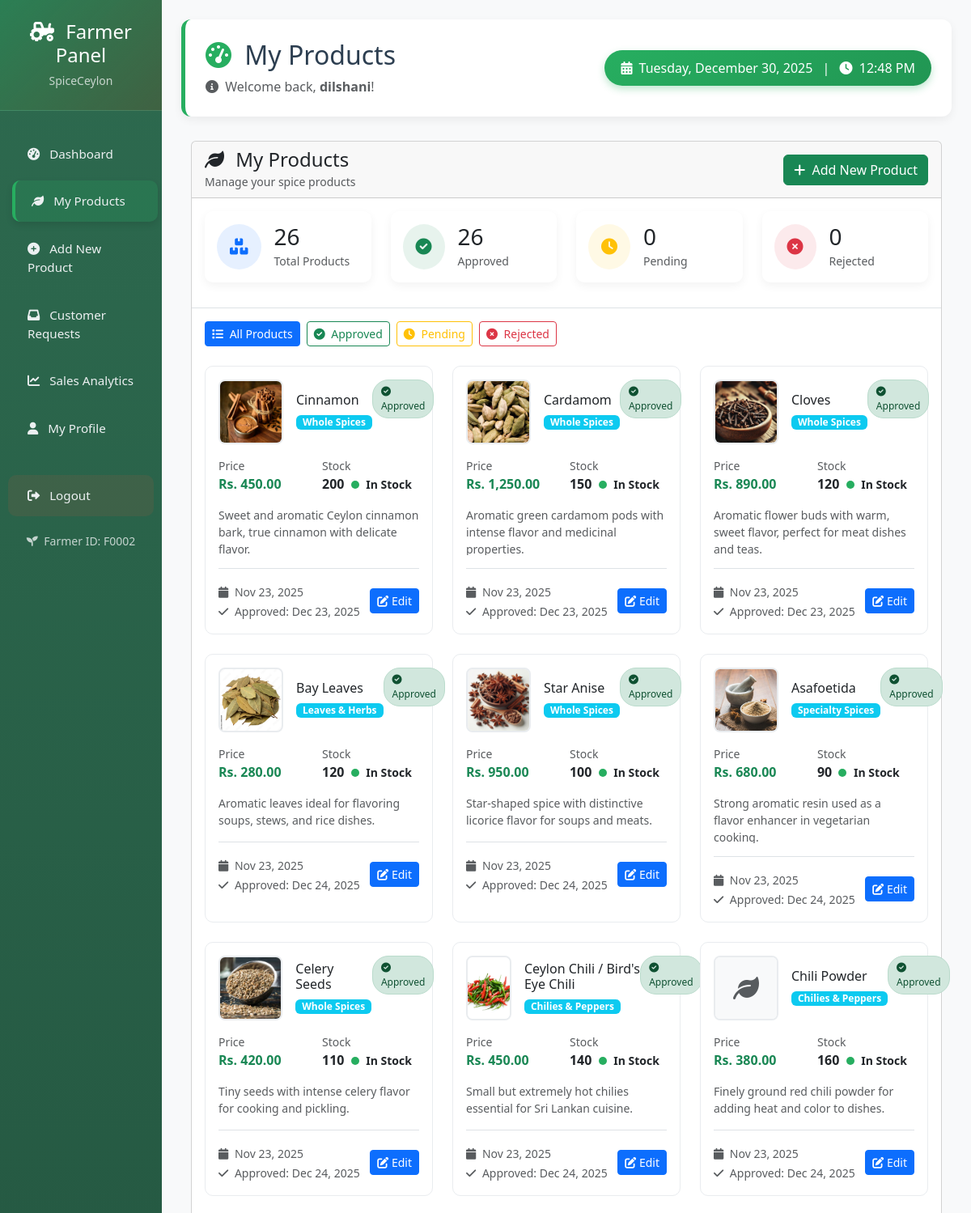
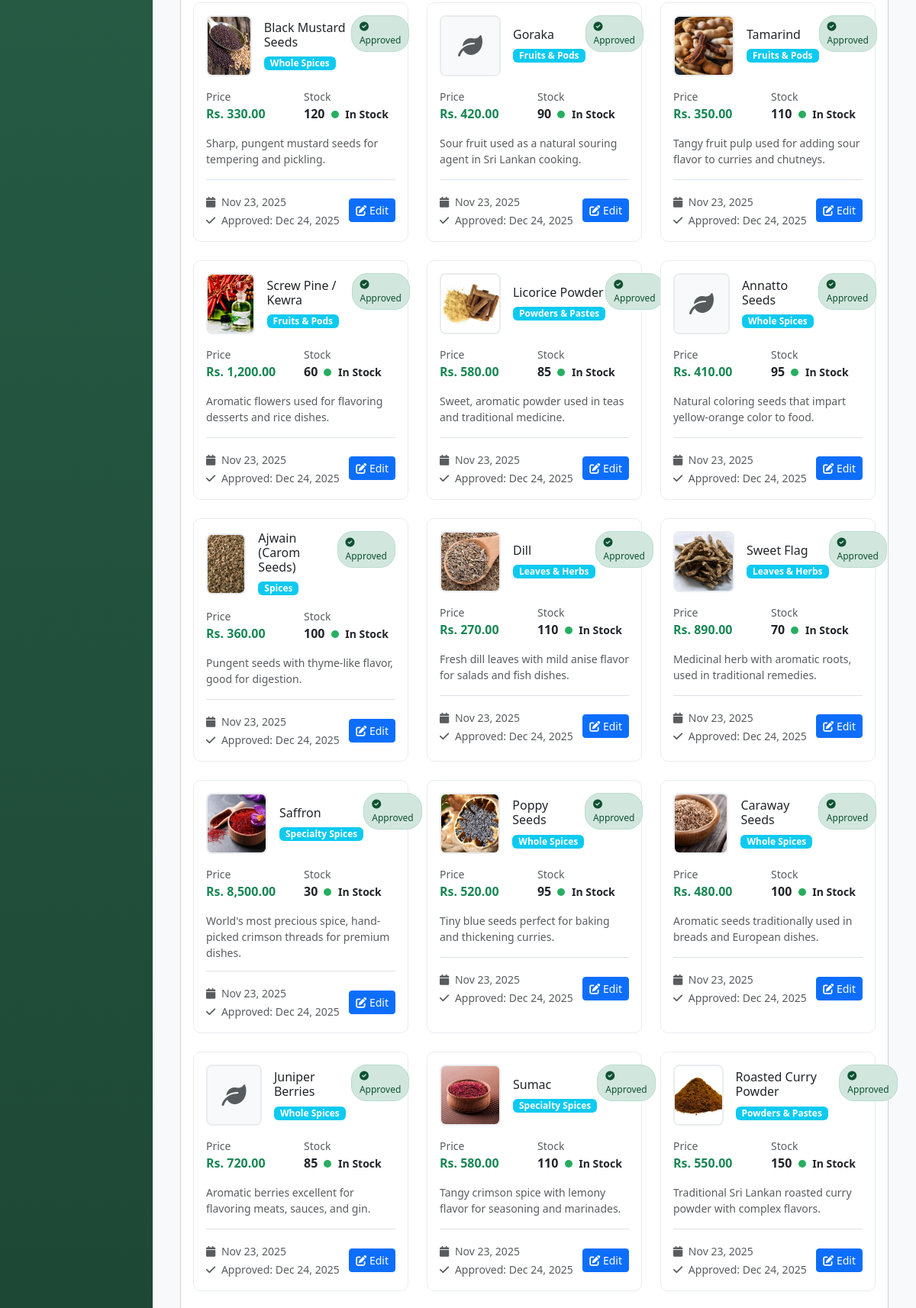
The page /farmer/manage_products.php (signed in, upper part) on the database its author committed (2 pictures, top to bottom).
### tables this page shows
CREATE TABLE `users` (
  `user_id` int(11) NOT NULL,
  `name` varchar(255) DEFAULT NULL,
  `email` varchar(255) DEFAULT NULL,
  `password` varchar(255) DEFAULT NULL,
  `phone` varchar(20) DEFAULT NULL,
  `address` varchar(255) DEFAULT NULL,
  `role` enum('customer','farmer') DEFAULT NULL,
  `farm_location` varchar(255) DEFAULT NULL,
  `profile_image` varchar(255) DEFAULT 'default-avatar.jpg',
  `is_registered` tinyint(1) DEFAULT 1,
  `created_at` timestamp NOT NULL DEFAULT current_timestamp(),
  `status` enum('pending','approved','active','inactive','suspended','rejected') NOT NULL DEFAULT 'pending' COMMENT 'User account status: pending=waiting approval, approved=approved but not active yet'
);

CREATE TABLE `products` (
  `product_id` int(11) NOT NULL,
  `farmer_id` int(11) DEFAULT NULL,
  `name` varchar(255) DEFAULT NULL,
  `description` text DEFAULT NULL,
  `category` varchar(100) DEFAULT 'Spices',
  `price` decimal(10,2) DEFAULT NULL,
  `stock` int(11) DEFAULT NULL,
  `image` varchar(255) DEFAULT NULL,
  `status` enum('Pending','Approved','Rejected') DEFAULT 'Pending',
  `created_at` timestamp NOT NULL DEFAULT current_timestamp(),
  `admin_approved` enum('pending','approved','rejected') NOT NULL DEFAULT 'pending',
  `approved_by` int(11) DEFAULT NULL,
  `approved_at` datetime DEFAULT NULL,
  `rejection_reason` text DEFAULT NULL
);

### farmer/manage_products.php (the view, shortened to what the rows shown need)
<?php
$page_title = "My Products";
include 'header.php';
$image_base_url = '/SpiceCeylon/assets/images/products/';
$image_base_path = $_SERVER['DOCUMENT_ROOT'] . $image_base_url;
$products_query = $conn->prepare("
    SELECT p.*,
           a.username as approved_by_admin,
           CASE
               WHEN p.admin_approved = 'approved' THEN 'Approved'
               WHEN p.admin_approved = 'rejected' THEN 'Rejected'
               WHEN p.admin_approved = 'pending' THEN 'Pending'
               ELSE 'Pending'
           END as approval_status
    FROM products p
    LEFT JOIN admins a ON p.approved_by = a.admin_id
    WHERE p.farmer_id = ?
    ORDER BY p.created_at DESC
");
$products_query->bind_param("i", $farmer_id);
$products_query->execute();
$products = $products_query->get_result();
function getImageUrl($image_filename) {
    global $image_base_url;
    return $image_base_url . $image_filename;
}
?>
<div class="container-fluid">
    <div class="row mb-4">
        <div class="col-12">
            <div class="card">
                <div class="card-body">
                    <?php
                    $filtered_products = [];
                    $products->data_seek(0);
                    while($product = $products->fetch_assoc()) {
                        if (!isset($_GET['status']) || $_GET['status'] == 'all') {
                            $filtered_products[] = $product;
                        } elseif ($_GET['status'] == 'approved' && $product['approval_status'] == 'Approved') {
                            $filtered_products[] = $product;
                        } elseif ($_GET['status'] == 'pending' && $product['approval_status'] == 'Pending') {
                            $filtered_products[] = $product;
                        } elseif ($_GET['status'] == 'rejected' && $product['approval_status'] == 'Rejected') {
                            $filtered_products[] = $product;
                        }
                    }
                    if(count($filtered_products) > 0):
                    ?>
                    <div class="row">
                        <?php foreach($filtered_products as $product):
                            $stock_class = $product['stock'] == 0 ? 'stock-out' : ($product['stock'] < 10 ? 'stock-low' : 'stock-good');
                            $approval_class = 'badge-' . strtolower($product['approval_status']);
                            $image_url = getImageUrl($product['image']);
                            $image_exists = $image_url && file_exists($image_base_path . $product['image']);
                        ?>
                        <div class="col-md-6 col-lg-4 mb-4">
                            <div class="product-card p-3 h-100">
                                <div class="d-flex justify-content-between align-items-start mb-3">
                                    <div class="d-flex align-items-center">
                                        <div class="product-image-container me-3">
                                            <?php if($image_url && $image_exists): ?>
                                                <img src="<?php echo $image_url; ?>"
                                                     alt="<?php echo htmlspecialchars($product['name']); ?>"
                                                     class="product-image">
                                            <?php else: ?>
                                                <div class="w-100 h-100 d-flex align-items-center justify-content-center bg-light">
                                                    <i class="fas fa-leaf fa-2x text-muted"></i>
                                                </div>
                                            <?php endif; ?>
                                        </div>
                                        <div>
                                            <h6 class="mb-1"><?php echo htmlspecialchars($product['name']); ?></h6>
                                            <span class="badge bg-info category-badge"><?php echo htmlspecialchars($product['category']); ?></span>
                                        </div>
                                    </div>
                                    <span class="status-badge <?php echo $approval_class; ?>">
                                        <?php if($product['approval_status'] == 'Approved'): ?>
                                            <i class="fas fa-check-circle me-1"></i>
                                        <?php elseif($product['approval_status'] == 'Pending'): ?>
                                            <i class="fas fa-clock me-1"></i>
                                        <?php else: ?>
                                            <i class="fas fa-times-circle me-1"></i>
                                        <?php endif; ?>
                                        <?php echo $product['approval_status']; ?>
                                    </span>
                                </div>
                                <div class="mb-3">
                                    <div class="row g-2">
                                        <div class="col-6">
                                            <small class="text-muted d-block">Price</small>
                                            <div class="fw-bold text-success">Rs. <?php echo number_format($product['price'], 2); ?></div>
                                        </div>
                                        <div class="col-6">
                                            <small class="text-muted d-block">Stock</small>
                                            <div class="fw-bold">
                                                <?php echo $product['stock']; ?>
                                                <small class="ms-1">
                                                    <span class="stock-indicator <?php echo $stock_class; ?>"></span>
                                                    <?php
                                                    if($product['stock'] == 0) {
                                                        echo 'Out of Stock';
                                                    } elseif($product['stock'] < 10) {
                                                        echo 'Low Stock';
                                                    } else {
                                                        echo 'In Stock';
                                                    }
                                                    ?>
                                                </small>
                                            </div>
                                        </div>
                                    </div>
                                </div>
                                <p class="small text-muted mb-3" style="max-height: 60px; overflow: hidden; text-overflow: ellipsis;">
                                    <?php echo htmlspecialchars(substr($product['description'], 0, 100)); ?>
                                </p>
                                <div class="d-flex justify-content-between align-items-center mt-3 pt-3 border-top">
                                    <div>
                                        <small class="text-muted">
                                            <i class="fas fa-calendar me-1"></i>
                                            <?php echo date('M d, Y', strtotime($product['created_at'])); ?>
                                        </small>
                                        <?php if($product['approved_at']): ?>
                                        <br>
                                        <small class="text-muted">
                                            <i class="fas fa-check me-1"></i>
                                            Approved: <?php echo date('M d, Y', strtotime($product['approved_at'])); ?>
                                        </small>
                                        <?php endif; ?>
                                    </div>
                                    <div class="d-flex gap-2">
                                        <a href="edit_product.php?id=<?php echo $product['product_id']; ?>"
                                           class="btn btn-sm btn-primary">
                                            <i class="fas fa-edit"></i> Edit
                                        </a>
                                    </div>
                                </div>
                            </div>
                        </div>
                        <?php endforeach; ?>
                    </div>
                    <?php endif; ?>
                </div>
            </div>
        </div>
    </div>
</div>
<?php
include 'footer.php';
?>

### farmer/header.php (shortened to what the rows shown need)
<?php
require_once '../config/db.php';
$farmer_id = $_SESSION['user_id'];
$farmer_query = $conn->prepare("SELECT * FROM users WHERE user_id = ?");
$farmer_query->bind_param("i", $farmer_id);
$farmer_query->execute();
$farmer = $farmer_query->get_result()->fetch_assoc();
?>
<!DOCTYPE html>
<html lang="en">
<head>
    <link href="https://cdn.jsdelivr.net/npm/bootstrap@5.3.0/dist/css/bootstrap.min.css" rel="stylesheet">
    <link rel="stylesheet" href="https://cdnjs.cloudflare.com/ajax/libs/font-awesome/6.0.0/css/all.min.css">
</head>
<body>
    <div class="container-fluid">
        <div class="row">
            <div class="col-md-10 p-4" style="background: #f8f9fa; min-height: 100vh;">
                <div class="dashboard-header" style="background: white; padding: 25px; border-radius: 12px; margin-bottom: 30px; box-shadow: 0 4px 12px rgba(0,0,0,0.06); border-left: 5px solid var(--farmer-green);">
                    <div class="d-flex justify-content-between align-items-center">
                        <div>
                            <h2 class="mb-2" style="color: var(--farmer-dark);">
                                <i class="fas fa-tachometer-alt me-2" style="color: var(--farmer-green);"></i>
                                <?php echo isset($page_title) ? $page_title : 'Farmer Dashboard'; ?>
                            </h2>
                            <p class="text-muted mb-0">
                                <i class="fas fa-info-circle me-1"></i>
                                Welcome back, <strong><?php echo htmlspecialchars($farmer['name']); ?></strong>!
                            </p>
                        </div>
                    </div>
                </div>

### rows shown on the page
users: name "dilshani"
products: image (picture), name "Cinnamon", category "Whole Spices", approval_status "Approved", price "450.00", stock "200", shows "In Stock", description "Sweet and aromatic Ceylon cinnamon bark, true cinnamon with delicate flavor.", created_at "Nov 23, 2025", approved_at "Dec 23, 2025"
products: image (picture), name "Cardamom", category "Whole Spices", approval_status "Approved", price "1,250.00", stock "150", shows "In Stock", description "Aromatic green cardamom pods with intense flavor and medicinal properties.", created_at "Nov 23, 2025", approved_at "Dec 23, 2025"
products: image (picture), name "Cloves", category "Whole Spices", approval_status "Approved", price "890.00", stock "120", shows "In Stock", description "Aromatic flower buds with warm, sweet flavor, perfect for meat dishes and teas.", created_at "Nov 23, 2025", approved_at "Dec 23, 2025"
products: image (picture), name "Bay Leaves", category "Leaves & Herbs", approval_status "Approved", price "280.00", stock "120", shows "In Stock", description "Aromatic leaves ideal for flavoring soups, stews, and rice dishes.", created_at "Nov 23, 2025", approved_at "Dec 24, 2025"
products: image (picture), name "Star Anise", category "Whole Spices", approval_status "Approved", price "950.00", stock "100", shows "In Stock", description "Star-shaped spice with distinctive licorice flavor for soups and meats.", created_at "Nov 23, 2025", approved_at "Dec 24, 2025"
products: image (picture), name "Asafoetida", category "Specialty Spices", approval_status "Approved", price "680.00", stock "90", shows "In Stock", description "Strong aromatic resin used as a flavor enhancer in vegetarian cooking.", created_at "Nov 23, 2025", approved_at "Dec 24, 2025"
products: image (picture), name "Celery Seeds", category "Whole Spices", approval_status "Approved", price "420.00", stock "110", shows "In Stock", description "Tiny seeds with intense celery flavor for cooking and pickling.", created_at "Nov 23, 2025", approved_at "Dec 24, 2025"
products: image (picture), name "Ceylon Chili / Bird's Eye Chili", category "Chilies & Peppers", approval_status "Approved", price "450.00", stock "140", shows "In Stock", description "Small but extremely hot chilies essential for Sri Lankan cuisine.", created_at "Nov 23, 2025", approved_at "Dec 24, 2025"
products: name "Chili Powder", category "Chilies & Peppers", approval_status "Approved", price "380.00", stock "160", shows "In Stock", description "Finely ground red chili powder for adding heat and color to dishes.", created_at "Nov 23, 2025", approved_at "Dec 24, 2025"
products: image (picture), name "Black Mustard Seeds", category "Whole Spices", approval_status "Approved", price "330.00", stock "120", shows "In Stock", description "Sharp, pungent mustard seeds for tempering and pickling.", created_at "Nov 23, 2025", approved_at "Dec 24, 2025"
products: name "Goraka", category "Fruits & Pods", approval_status "Approved", price "420.00", stock "90", shows "In Stock", description "Sour fruit used as a natural souring agent in Sri Lankan cooking.", created_at "Nov 23, 2025", approved_at "Dec 24, 2025"
products: image (picture), name "Tamarind", category "Fruits & Pods", approval_status "Approved", price "350.00", stock "110", shows "In Stock", description "Tangy fruit pulp used for adding sour flavor to curries and chutneys.", created_at "Nov 23, 2025", approved_at "Dec 24, 2025"
products: image (picture), name "Screw Pine / Kewra", category "Fruits & Pods", approval_status "Approved", price "1,200.00", stock "60", shows "In Stock", description "Aromatic flowers used for flavoring desserts and rice dishes.", created_at "Nov 23, 2025", approved_at "Dec 24, 2025"
products: image (picture), name "Licorice Powder", category "Powders & Pastes", approval_status "Approved", price "580.00", stock "85", shows "In Stock", description "Sweet, aromatic powder used in teas and traditional medicine.", created_at "Nov 23, 2025", approved_at "Dec 24, 2025"
products: name "Annatto Seeds", category "Whole Spices", approval_status "Approved", price "410.00", stock "95", shows "In Stock", description "Natural coloring seeds that impart yellow-orange color to food.", created_at "Nov 23, 2025", approved_at "Dec 24, 2025"
products: image (picture), name "Ajwain (Carom Seeds)", category "Spices", approval_status "Approved", price "360.00", stock "100", shows "In Stock", description "Pungent seeds with thyme-like flavor, good for digestion.", created_at "Nov 23, 2025", approved_at "Dec 24, 2025"
products: image (picture), name "Dill", category "Leaves & Herbs", approval_status "Approved", price "270.00", stock "110", shows "In Stock", description "Fresh dill leaves with mild anise flavor for salads and fish dishes.", created_at "Nov 23, 2025", approved_at "Dec 24, 2025"
products: image (picture), name "Sweet Flag", category "Leaves & Herbs", approval_status "Approved", price "890.00", stock "70", shows "In Stock", description "Medicinal herb with aromatic roots, used in traditional remedies.", created_at "Nov 23, 2025", approved_at "Dec 24, 2025"
products: image (picture), name "Saffron", category "Specialty Spices", approval_status "Approved", price "8,500.00", stock "30", shows "In Stock", description "World's most precious spice, hand-picked crimson threads for premium dishes.", created_at "Nov 23, 2025", approved_at "Dec 24, 2025"
products: image (picture), name "Poppy Seeds", category "Whole Spices", approval_status "Approved", price "520.00", stock "95", shows "In Stock", description "Tiny blue seeds perfect for baking and thickening curries.", created_at "Nov 23, 2025", approved_at "Dec 24, 2025"
products: image (picture), name "Caraway Seeds", category "Whole Spices", approval_status "Approved", price "480.00", stock "100", shows "In Stock", description "Aromatic seeds traditionally used in breads and European dishes.", created_at "Nov 23, 2025", approved_at "Dec 24, 2025"
products: name "Juniper Berries", category "Whole Spices", approval_status "Approved", price "720.00", stock "85", shows "In Stock", description "Aromatic berries excellent for flavoring meats, sauces, and gin.", created_at "Nov 23, 2025", approved_at "Dec 24, 2025"
products: image (picture), name "Sumac", category "Specialty Spices", approval_status "Approved", price "580.00", stock "110", shows "In Stock", description "Tangy crimson spice with lemony flavor for seasoning and marinades.", created_at "Nov 23, 2025", approved_at "Dec 24, 2025"
products: image (picture), name "Roasted Curry Powder", category "Powders & Pastes", approval_status "Approved", price "550.00", stock "150", shows "In Stock", description "Traditional Sri Lankan roasted curry powder with complex flavors.", created_at "Nov 23, 2025", approved_at "Dec 24, 2025"

### other values the page prints
str_pad($farmer_id, 4, '0', STR_PAD_LEFT) "0002"
$page_title "My Products"
$total_count "26"
$approved_count "26"
$pending_count "0"
$rejected_count "0"
